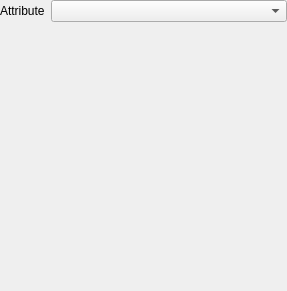
<?xml version="1.0" encoding="UTF-8"?>
<ui version="4.0">
 <class>Form</class>
 <widget class="QWidget" name="Form">
  <property name="geometry">
   <rect>
    <x>0</x>
    <y>0</y>
    <width>287</width>
    <height>291</height>
   </rect>
  </property>
  <property name="windowTitle">
   <string>Form</string>
  </property>
  <layout class="QFormLayout" name="formLayout">
   <property name="fieldGrowthPolicy">
    <enum>QFormLayout::AllNonFixedFieldsGrow</enum>
   </property>
   <property name="leftMargin">
    <number>0</number>
   </property>
   <property name="topMargin">
    <number>0</number>
   </property>
   <property name="rightMargin">
    <number>0</number>
   </property>
   <property name="bottomMargin">
    <number>0</number>
   </property>
   <item row="1" column="0">
    <widget class="QLabel" name="attributeLabel">
     <property name="text">
      <string>Attribute</string>
     </property>
    </widget>
   </item>
   <item row="1" column="1">
    <widget class="QComboBox" name="combo_file_attribute">
     <property name="sizeAdjustPolicy">
      <enum>QComboBox::AdjustToMinimumContentsLength</enum>
     </property>
    </widget>
   </item>
  </layout>
 </widget>
 <resources/>
 <connections/>
</ui>
